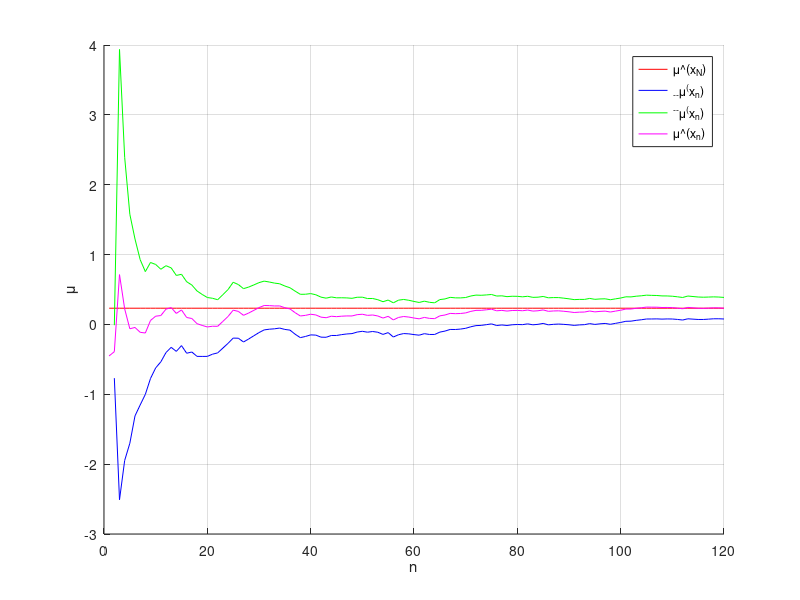
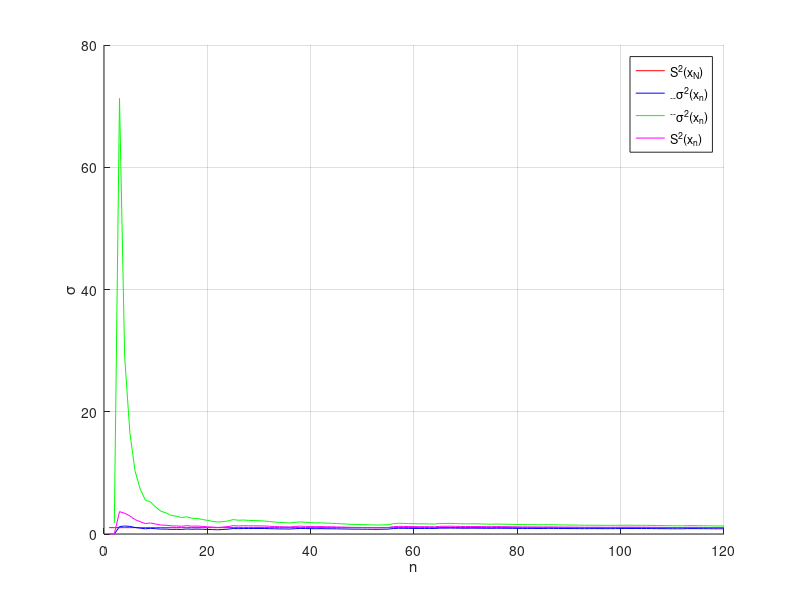

Source code (MATLAB) for these figures, in order:
function lab2()
    x = importdata('data1.txt');
    N = length(x);
    
    mu = find_expected_value(x);
    fprintf("mu = %.4f \n", mu);
    
    S2 = find_dispersion(x);
    fprintf("S2 = %.4f \n", S2);

    gamma = 0.9;  
    
    [lm, hm] = find_exp_v_interval(gamma, S2, mu, N);
    fprintf("MX interval for gamma=%.1f: (%.4f ; %.4f)\n", gamma, lm, hm);
    
    [lsigma, hsigma] = find_dispersion_interval(gamma, S2, N); 
    fprintf("DX interval for gamma=%.1f: (%.4f ; %.4f)\n", gamma, lsigma, hsigma);
    
    figure(1);
    hold on;
    expected_value_graph(x, N, gamma);
    
    figure(2);
    hold on;
    dispersion_graph(x, N, gamma); 
end

% оценка мат ожидания
function mu = find_expected_value(x)
    n = length(x);
    mu = sum(x)/n;
end
% оценка дисперсии
function S2 = find_dispersion(x)
    n = length(x);
    mu = find_expected_value(x);
    if n > 1
        S2 = sum((x - mu).^2) / (n-1);
    else
        S2 = 0;
    end
end
% вычисление границ гамма доверительного интервала для MX
function [lsigma, hsigma] = find_exp_v_interval(gamma, S2, mu, n)
    quantile = tinv((1 + gamma)/2, n-1);
    lsigma = mu - quantile * sqrt(S2) / sqrt(n);
    hsigma = mu + quantile * sqrt(S2) / sqrt(n);
end
% вычисление границ гамма доверительного интервала для DX
function [ld, hd] = find_dispersion_interval(gamma, S2, n)   
    quantilel = chi2inv((1 + gamma)/2, n-1);
    quantileh = chi2inv((1 - gamma)/2, n-1); 
    ld = S2*(n-1)/quantilel;
    hd = S2*(n-1)/quantileh;    
end
% построение прямой и графиков для мат ожидания
function expected_value_graph(x, N, gamma)
    mu = zeros(N,1);
    S2 = zeros(N,1);
    lmu = zeros(N,1);
    hmu = zeros(N,1);
    start = 1;
    for n = start:N
        newx = x(1:n);
        mu(n) = find_expected_value(newx);
        S2(n) = find_dispersion(newx);
        [lmu(n), hmu(n)] = find_exp_v_interval(gamma, S2(n), mu(n), n);
    end

    mu_line = zeros(N,1);
    mu_line(1:N) = mu(N);
    
    plot((start:N),mu_line(start:N), 'r');
    plot((start:N),lmu(start:N), 'b');
    plot((start:N),hmu(start:N), 'g');
    plot((start:N),mu(start:N), 'm');
    grid on;
    xlabel('n');
    ylabel('\mu');
    legend('\mu\^(x_N)','_{--}\mu^(x_n)', '^{--}\mu^(x_n)', '\mu\^(x_n)');
end
% построение прямой и графиков для дисперсии
function dispersion_graph(x, N, gamma)
    S2 = zeros(N,1);
    lsigma = zeros(N,1);
    hsigma = zeros(N,1);
    start = 1;
    for n = start:N
        newx = x(1:n);
        S2(n) = find_dispersion(newx);
        [lsigma(n), hsigma(n)] = find_dispersion_interval(gamma, S2(n), n);
    end

    S2_line = zeros(N,1);
    S2_line(start:N) = S2(N);
    
    plot((start:N), S2_line(start:N), 'r');
    plot((start:N), lsigma(start:N), 'b');
    plot((start:N), hsigma(start:N), 'g');
    plot((start:N), S2(start:N), 'm');
    grid on;
    xlabel('n');
    ylabel('\sigma');
    legend('S^2(x_N)','_{--}\sigma^2(x_n)', '^{--}\sigma^2(x_n)', 'S^2(x_n)');
end
